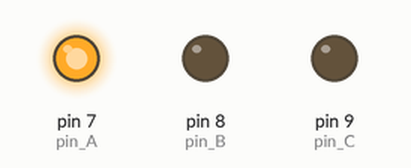
A sketch run on a simulated Arduino Uno, built with avr-gcc and run on an emulated ATmega328P. On the bench: output pins drawn as LEDs (lit = HIGH). What the sketch prints to the serial monitor is not drawn.

Above: at 1.0 s.
At 3.1 s:
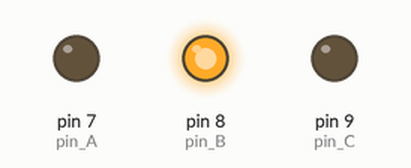
At 5.2 s:
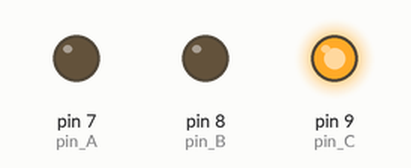
At 7.3 s:
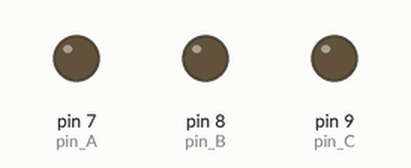
Timing chart, 0 to 10.9 s (numbered marks = the images above):
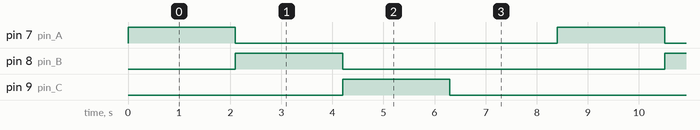

The sketch:

G7_Sketch_Pour_Validation_4_VM.ino
```cpp
/*
Time :	12/08/2016 21:47:46
Generated from the grafcet File:
	D:\DD2\THESE\aContinuation_Fev2016\ArduinoCompiler_VM_Code\Efficiency_v2\g7s\Group 1\Pour_Validation_4_VM.xml
*/
#include "TimerOne.h"
/*
//Declare INPUTS pins
#define IN_PIN_0 0
#define IN_PIN_1 1
...

//Declare OUTPUTS pins
#define OUT_PIN_0 7
#define OUT_PIN_1 8
...
*/

//**** 	 Declare INPUT pins mapped	**** 	 Total Inputs : 0

//**** 	Declare OUTPUT pins mapped 	**** 	 Total Outputs : 3
const unsigned int pin_A = 7;
const unsigned int pin_B = 8;
const unsigned int pin_C = 9;

//**** 	 Declare OUPUT pins states	****
boolean A = false, A_Old = false;
boolean B = false, B_Old = false;
boolean C = false, C_Old = false;

//**** 	 Declare STEPs variables	****
boolean S0_X = true, S0_X_Old = true;
boolean S1_X = false, S1_X_Old = false;
boolean S2_X = false, S2_X_Old = false;
boolean S5_X = false, S5_X_Old = false;

//**** 	 Declare Validated Transitions variables	****
boolean VT_1 = false;
boolean VT_2 = false;
boolean VT_3 = false;
boolean VT_4 = false;

//**** 	 Declare Receptivities of Transitions variables	****
boolean R_1 = false;
boolean R_2 = false;
boolean R_3 = false;
boolean R_4 = false;

//**** 	 Declare Transitions receptivities variables	****
boolean TR_1 = false;
boolean TR_2 = false;
boolean TR_3 = false;
boolean TR_4 = false;

//**** 	 Declare STEPs timing variables for duration activity 	****
unsigned int S0_duration = 0;
unsigned int S1_duration = 0;
unsigned int S2_duration = 0;
unsigned int S5_duration = 0;

//To measure the efficacy
unsigned int NN = 0;
unsigned int time_val;

//FT = 1000/Board_TIME_UNIT = Frequency of the Step activity callback function Step_timer_update_callback
const unsigned int Board_TIME_UNIT = 100;

//To manage timer or measuring duration of active steps
//const unsigned int Board_TIME_UNIT = 1; // Board_TIME_UNIT =5 i.e. 5Hz : Number of callback function of Timer1 per second

void initializeTimer1(){
  //Timer1.initialize(1000000);     // initialize timer1, and set a 1 second period
  unsigned int FT_Steps = 1000/Board_TIME_UNIT; //FT_Steps = frequency_timer
  Timer1.initialize(1000000/FT_Steps);       // initialize timer1, and set a 1 second period
  //Timer1.pwm(9, 512);             		// setup pwm on pin 9, 50% duty cycle, if there is pinMode(9, OUTPUT); It present the frequency of the timer
  Timer1.attachInterrupt(Step_timer_update_callback);   // attaches callback() as a timer overflow interrupt
}

void Step_timer_update_callback(){
	if(S0_X) {S0_duration ++ ;} else {S0_duration = 0;}
	if(S1_X) {S1_duration ++ ;} else {S1_duration = 0;}
	if(S2_X) {S2_duration ++ ;} else {S2_duration = 0;}
	if(S5_X) {S5_duration ++ ;} else {S5_duration = 0;}
}

void setup(){
	initializeTimer1();
	Serial.begin(9600);
	//INIT OUTPUT PINs
	pinMode(pin_A, OUTPUT);
	pinMode(pin_B, OUTPUT);
	pinMode(pin_C, OUTPUT);

	time_val = millis();
	NN = 0;
}

void loop(){
	//Evaluate validated transitions variabless
	VT_1 = (S1_X);
	VT_2 = (S0_X);
	VT_3 = (S2_X);
	VT_4 = (S5_X);

	//Evaluate Receptivities oftransitions
	R_1 = (S1_duration > 20);
	R_2 = (S0_duration > 20);
	R_3 = (S2_duration > 20);
	R_4 = (S5_duration > 20);

	//Evaluate Clearing conditions
	TR_1 = VT_1 && R_1;
	TR_2 = VT_2 && R_2;
	TR_3 = VT_3 && R_3;
	TR_4 = VT_4 && R_4;

	//Save Step activity variables state in Old_ corresponding variables
	S0_X_Old = S0_X;
	S1_X_Old = S1_X;
	S2_X_Old = S2_X;
	S5_X_Old = S5_X;

	//Evaluate Step variables
	S0_X = TR_4 || (S0_X_Old && !TR_2);
	S1_X = TR_2 || (S1_X_Old && !TR_1);
	S2_X = TR_1 || (S2_X_Old && !TR_3);
	S5_X = TR_3 || (S5_X_Old && !TR_4);

	//Evaluate OUTPUTs variables
	A = S0_X;
	B = S1_X;
	C = S2_X;

	//Update OUTPUTs
	if(A_Old != A) {digitalWrite(pin_A, A);}
	if(B_Old != B) {digitalWrite(pin_B, B);}
	if(C_Old != C) {digitalWrite(pin_C, C);}

	//Update Old OUTPUTs
	A_Old = A;
	B_Old = B;
	C_Old = C;

	NN++;
	if(millis() - time_val > 5000){
		Serial.println(NN);
		NN = 0; time_val = millis();
	}
	delay(2);
}
```

Measured:
- by itself, pin 7 (pin_A), pin 8 (pin_B), pin 9 (pin_C): alternates HIGH for 2.1 s and LOW for 6.3 s
- by itself, everything shown: repeats every 8.4 s, in 4 steps
